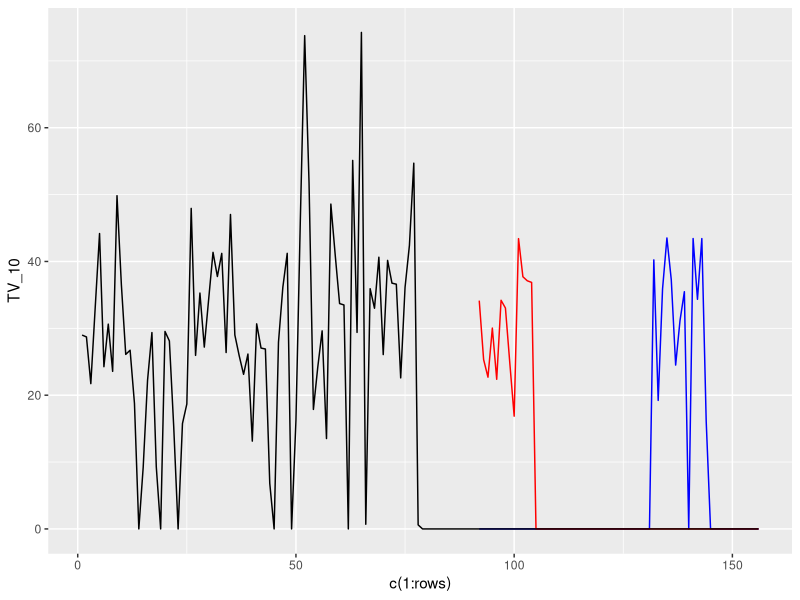
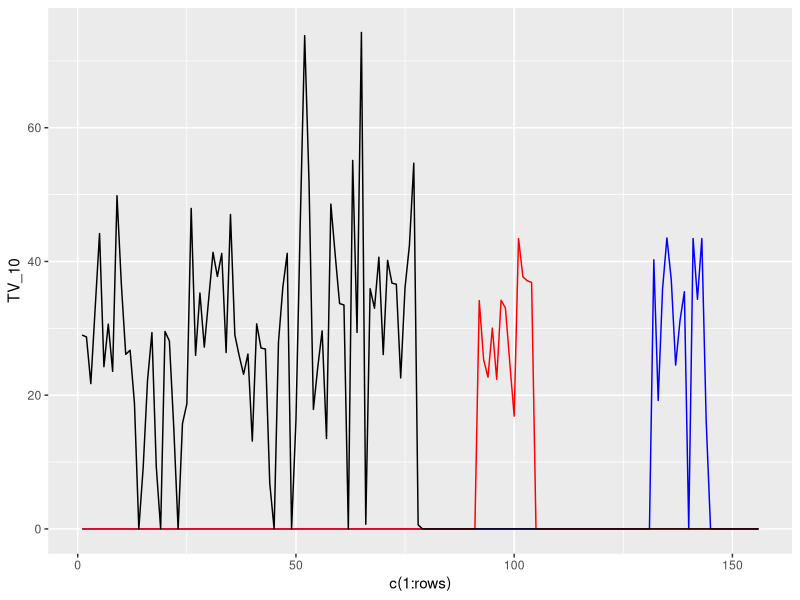
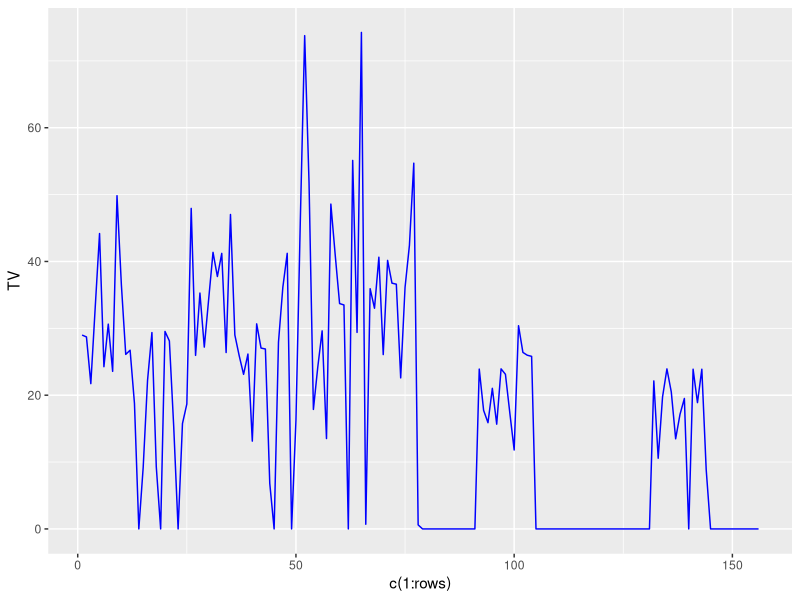
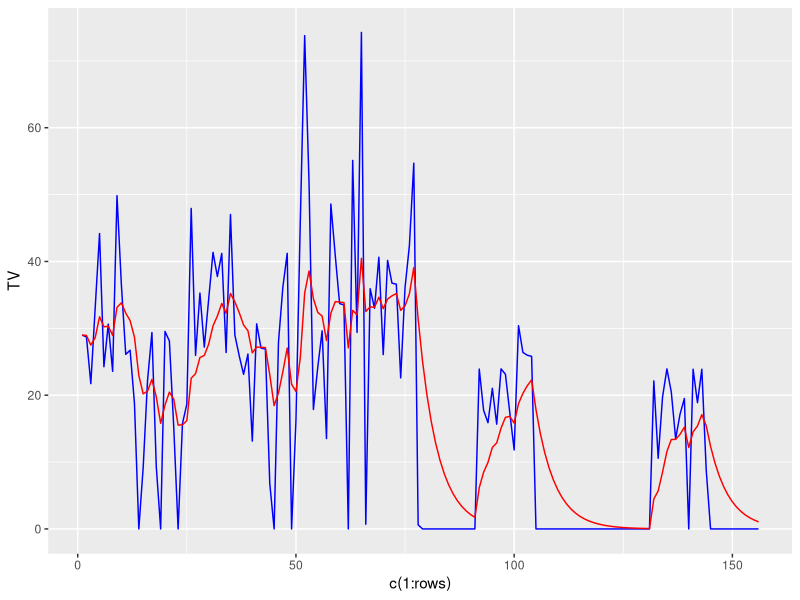

The R source for these figures, in order:
library(tidyverse)
library(readxl)

data.df <- read_excel("data_processing.xlsx")

#### 6 - inputacja brakow danych zerem ####


media.df <- data.df %>%
    select(Date, starts_with("TV"))
    
colSums(is.na(media.df))

rows <- nrow(data.df)
ggplot(media.df, aes(c(1:rows), TV_10)) +
    geom_line(color="blue") +
    geom_line(aes(c(1:rows), TV_15), color="red") +
    geom_line(aes(c(1:rows), TV_30), color="black") 
    

# media.df[2:3,2:4]
media.df[is.na(media.df)] <- 0

  
ggplot(media.df, aes(c(1:rows), TV_10)) +
    geom_line(color="blue") +
    geom_line(aes(c(1:rows), TV_15), color="red") +
    geom_line(aes(c(1:rows), TV_30), color="black") 




#### 7 - wykorzystanie slownika na wzor wyszukaj pionowo z excela ####

tv.dict = c("TV_45" = 1.50,
            "TV_30" = 1.00,
            "TV_20" = 0.85,
            "TV_15" = 0.70,
            "TV_10" = 0.55)

media.prep.df <- media.df %>%
    pivot_longer(names_to = "variable_name", c(2:ncol(.))) %>%
    mutate(idx = tv.dict[variable_name]) %>%
    mutate(final_value = value * idx) %>%
    select(-value, -idx) %>%
    pivot_wider(names_from = "variable_name", values_from = "final_value") %>%
    mutate(TV = rowSums(.[,-1])) %>%
    select(Date, TV)
    
ggplot(media.prep.df, aes(c(1:rows), TV)) +
    geom_line(color="blue") 



#### 8 - AdStock ####

media.adstock.df <- media.prep.df %>%
    mutate(TV_ADS80 = c(28.99400, rep(NA, 155))) 

# AdStock 80%
n <- 0.8

for (i in 2:rows) {
    media.adstock.df[i,3] <- media.adstock.df[i,2] * (1-n) + media.adstock.df[i-1,3] * n
}

sum(media.adstock.df$TV)
sum(media.adstock.df$TV_ADS80)

ggplot(media.adstock.df, aes(c(1:rows), TV)) +
    geom_line(color="blue") +
    geom_line(aes(c(1:rows), TV_ADS80), color="red") 



#### 9 - database Join ####

database.df <- data.df %>%
    select(-starts_with("TV_")) %>%
    left_join(media.adstock.df) 

rm(list = setdiff(ls(), "database.df"))

sum(is.na(database.df))
